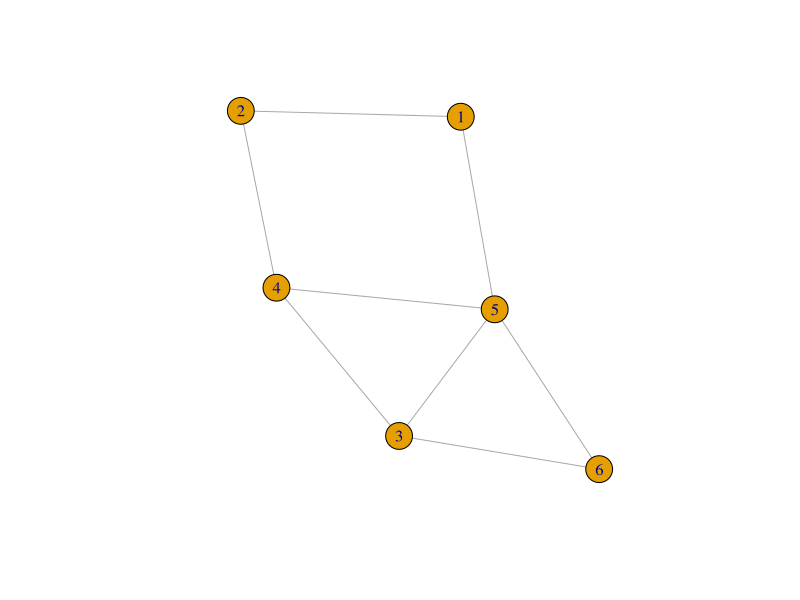
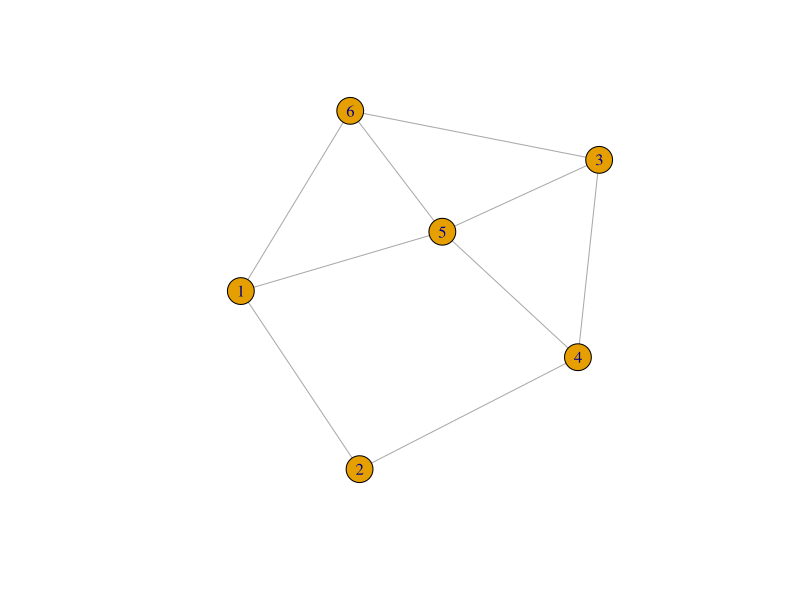

Generate these figures, in order, with R:
library(igraph)

# Function to add an edge between two vertices in the graph
add_edge <- function(graph, v1, v2) {
  graph <- add_edges(graph, c(v1, v2))
  return(graph)
}

# Create an undirected graph
graph <- make_graph(edges = c(1, 2, 1, 5, 5, 4, 4, 3, 3, 6, 3, 5, 5, 6, 2, 4), n = 6, directed = FALSE)

# Print and plot the original graph
print("Original Graph:")
print(graph)
plot(graph)

# Add an edge between vertices 1 and 6
updated_graph <- add_edge(graph, 1, 6)

# Print and plot the updated graph
print("Updated Graph:")
print(updated_graph)
plot(updated_graph)

# Function to perform DFS traversal starting from a specific vertex
dfs_traversal <- function(graph, start_vertex) {
  dfs_result <- dfs(graph, start_vertex)$order
  return(dfs_result)
}

# Perform DFS traversal starting from vertex 1
traversal_order <- dfs_traversal(updated_graph, 1)
print("DFS Traversal Order:")
print(traversal_order)
